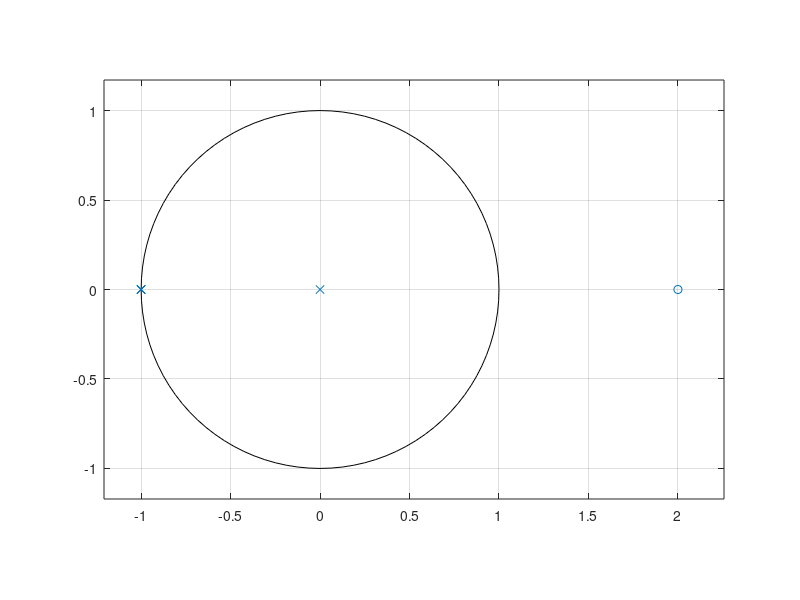

Source code (MATLAB): (Note: this script raises an error after producing the figure.)
%     做题一般套路
num=[1 -2];                             %传递函数的分子系数，降幂排列
den=[1 3 3 1 0];                        %传递函数的分母系数，降幂排列
[z p k]=tf2zp(num,den);
zplane(z,p);                            %极点
figure;
freqs(num,den);                         %频
figure;
X1=-4:0.08:0;                           %生成X坐标
Y1=-2:0.08:2;                           %生成Y坐标
[x y]=meshgrid(X1,Y1);                  %产生矩阵
s=x+i*y;                                %产生复平面区域
FS=abs((s-2)./(s.*(s+1).*(s+1).*(s+1)));%计算拉氏变换样点值和幅值
mesh(x,y,FS);                           %绘制网点图
surf(x,y,FS);                           %绘制带阴影的三维曲面图
zlim([-1 100]);
colormap(hsv);                          %设置颜色顺序
figure;                                 %分图
%     做题一般套路
num=[1 4 3];                            %传递函数的分子系数，降幂排列
den=[1 7 10 0];                         %传递函数的分母系数，降幂排列
[z p k]=tf2zp(num,den);
zplane(z,p);                            %极点
figure;
freqs(num,den);                         %频
figure;
X1=-6:0.05:2;                           %生成X坐标，由于零点分布特性，这里不能再取0-4
Y1=-2:0.05:2;                           %生成Y坐标
[x y]=meshgrid(X1,Y1);                  %产生矩阵
s=x+i*y;                                %产生复平面区域
FS=abs((s+1).*(s+3)./(s.*(s+2).*(s+5)));%计算拉氏变换样点值和幅值
                                        %零点值很小，这是为啥？
mesh(x,y,FS);                           %绘制网点图
surf(x,y,FS);                           %绘制带阴影的三维曲面图
zlim([-1 100]);
colormap(hsv);                          %设置颜色顺序
figure;

F1=sym('(s-2)/(s*(s+1)^3)');            %符号法，S域表达式，第一题
ft1=ilaplace(F1);                       %反拉变换
ezplot(ft1);
%title('quest1-3');                     %这一句影响表达式显示了所以不要了
figure;
F2=sym('(s+1)*(s+3)/(s*(s+2)*(s+5))');  %符号法，S域表达式，第二题
ft2=ilaplace(F2);                       %反拉变换
ezplot(ft2);
%title('quest2-3');